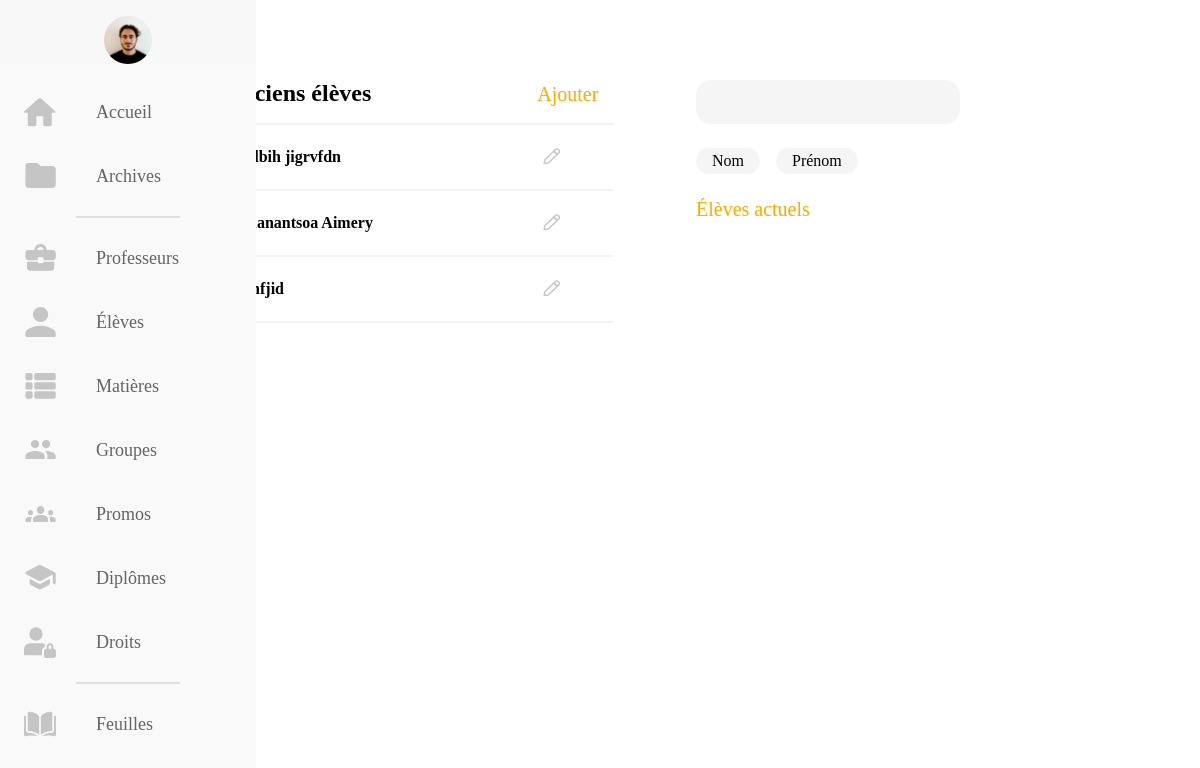
/src/asset/back-office/eleves/anciens-eleves.php (signed in), run on the app's committed database.
### tables this page shows
CREATE TABLE `user` (
  `idUser` int(11) NOT NULL,
  `codeUser` varchar(40) NOT NULL,
  `nomUser` varchar(40) NOT NULL,
  `prenomUser` varchar(40) NOT NULL,
  `mailUser` varchar(40) NOT NULL,
  `signatureUser` blob,
  `photoUser` varchar(255) NOT NULL,
  `isProf` tinyint(1) NOT NULL,
  `isAdmin` tinyint(1) NOT NULL,
  `isActualUser` tinyint(1) NOT NULL
);

### src/asset/back-office/eleves/anciens-eleves.php (the view, shortened to what this page needs)
<?php
if ( $_SESSION['isAdmin']==1 && $_SESSION['isActualUser'] == 1 ){
?>
<!DOCTYPE html>
<html lang="fr">
<head>
    <link rel="stylesheet" href="https://pro.fontawesome.com/releases/v5.15.1/css/all.css" type="text/css">
    <link rel="stylesheet" href="../../../css/profs.css">
</head>
<body>
    <?php
        include "../../client-side/connexionBDD.php";
        $stmt = $dbh->prepare("SELECT idUser, nomUser, prenomUser FROM user WHERE isProf = 0 AND isActualUser = 0 ORDER by nomUser");
        $donnees = $stmt->execute();
    ?>
<nav class="navbar">
    <ul class="navbar-nav">
      <li class="logo">
        <a href="#" class="nav-link">
        <?php if (isset($_SESSION['photoUser'])){
            ?>  <img class="" src="../../../../images-users/<?php echo $_SESSION['photoUser'] ?>"  alt=""> <?php
          }
          else { ?>
            <span class="link-text logo-text" > <?php echo $_SESSION['name'];?></span>
          <?php  } ?>
        </a>
      </li>
      <li class="nav-item">
        <a href="../home.php" class="nav-link">
        <img src="../../../img/Icons/HomeOrange.svg" alt="">
        <span class="link-text">Accueil</span>
        </a>
      </li>
      <li class="nav-item">
        <a href="../archives.php" class="nav-link">
        <img src="../../../img/Icons/FolderOrange.svg" alt="">
        <span class="link-text">Archives</span>
        </a>
      </li>
      <hr class="separator">
      <li class="nav-item">
        <a href="../profs/profs.php" class="nav-link">
        <img src="../../../img/Icons/MaletteOrange.svg" alt="">
        <span class="link-text">Professeurs</span>
        </a>
      </li>
      <li class="nav-item">
        <a href="../eleves/eleves.php" class="nav-link">
        <img src="../../../img/Icons/UserOrange.svg" alt="">
        <span class="link-text">Élèves</span>
        </a>
      </li>
      <li class="nav-item">
        <a href="../matieres/matieres.php" class="nav-link">
        <img src="../../../img/Icons/ParamsOrange.svg" alt="">
        <span class="link-text">Matières</span>
        </a>
      </li>
      <li class="nav-item">
        <a href="../groupes/groupes.php" class="nav-link">
        <img src="../../../img/Icons/2UsersOrange.svg" alt="">
        <span class="link-text">Groupes</span>
        </a>
      </li>
      <li class="nav-item">
        <a href="../promos/promos.php" class="nav-link">
        <img src="../../../img/Icons/3UsersOranges.svg" alt="">
        <span class="link-text">Promos</span>
        </a>
      </li>
      <li class="nav-item">
        <a href="../diplomes/diplomes.php" class="nav-link">
        <img src="../../../img/Icons/DiplomeOrange.svg" alt="">
        <span class="link-text">Diplômes</span>
        </a>
      </li>
      <li class="nav-item">
        <a href="../droits/droits.php" class="nav-link">
        <img src="../../../img/Icons/profile.svg" alt="">
        <span class="link-text">Droits</span>
        </a>
      </li>
      <hr class="separator">
      <li class="nav-item">
        <a href="../../../../../" class="nav-link">
        <img src="../../../img/Icons/books.svg" alt="">
        <span class="link-text">Feuilles</span>
        </a>
      </li>
    </ul>
  </nav>
        <main>
          <div id="containerList">
            <div class="containerTools">
              <h2 class="hRole">Anciens élèves</h2>
              <a href="eleves-create.php">Ajouter</a>
              <div class="filtres">
                <input class="search" placeholder="&#xF002;" />
                <div class="filtresSort">
                  <span class='sort' data-sort='nomEleves' data-default-order='asc'>Nom</span>
                  <span class='sort' data-sort='prenomEleves' data-default-order='asc'>Prénom</span>
                </div>
                <a href="eleves.php" class="links">Élèves actuels<i class="far fa-arrow-right"></i></a>
              </div>
            </div>
          <ul class="list">
        <?php
            while ($donnees = $stmt->fetch()){
        ?>
          <li class="liList">
            <div class="containerEleves">
              <span class="nomEleves"><?php echo $donnees['nomUser'] ?></span> <span class="prenomEleves"><?php echo $donnees['prenomUser'] ?></span>
            </div>
            <div class="containerActions">
              <a href="eleves-create.php?action=edit&amp;id=<?php echo $donnees['idUser']?>"><img src="../../../img/Icons/Edit.svg" alt=""></a>
              <a href="#modalWindow" class="linkModal"><i class="fal fa-plus-circle"></i></a>
            </div>
          </li>
        <?php
        }
        ?>
        </ul>
        </div>
        </main>
</body>
</html>
<?php
      }

### src/css/profs.css (style rules this page uses)
:root { --colorText: #FFA900; --colordark : #333333; --colorGrey : #878787; --colorBarre : rgba(240, 240, 240, 0.7); --colorWhite : #FFFFFF; --colorDots : #DADADA; --colorBlack: rgba(20,20,43,1); --text-primary: #23232e; --text-secondary: #141418; --text-third: #929292; --bg-primary: #f9f9f9; --bg-secondary: #f8f8f8 ; --bg-searchBar : #F5F5F5; --jauneESADD: #FAA900; --transition-speed: 600ms; --retard: #D31818; --white: white; --colorCaseGris: #F8F8F8; --colorAnnuler: #B4B4B4; }
* { outline: none; }
body { color: black; background-color: white; margin: 0; padding: 0; font-family: 'Futura PT'; }
.navbar { position: fixed; background-color: var(--bg-primary); transition: width 600ms ease; overflow: scroll; }
.navbar-nav { list-style: none; padding: 0; margin: 0; display: flex; flex-direction: column; align-items: center; height: 100%; }
.nav-item { width: 100%; }
.nav-link { display: flex; align-items: center; height: 4rem; color: var(--text-primary); text-decoration: none; filter: grayscale(100%) opacity(0.7); transition: var(--transition-speed); }
.link-text { display: none; margin-left: 1rem; font-size: 18px; font-weight: 500; }
.nav-link svg, .nav-link img { width: 2rem; min-width: 2rem; margin: 0 1.5rem; }
.logo img { width: 3rem; border-radius: 50%; margin-left:auto; margin-right: auto; margin-top: 1rem; margin-bottom: 0; }
.logo .nav-link { filter: none; }
.logo { font-weight: bold; text-transform: capitalize; margin-bottom: 1rem; text-align: center; color: var(--text-secondary); background: var(--bg-secondary); font-size: 1.5rem; width: 100%; }
main { display: flex; flex-direction: column; justify-content: center; }
.containerTools { display: flex; flex-direction: row; justify-content: space-between; align-items: baseline; }
.containerTools a { color: var(--colorText); text-decoration: none; font-size: 1.25rem; margin-right: 1rem; }
#containerList { text-align: left; }
h2 { margin:0; }
.list { list-style: none; padding:0; }
.liList { display: flex; flex-direction: row; justify-content: space-between; align-items: center; font-family: 'Futura PT Light'; font-weight: 600; height: 4rem; border-bottom: 1px solid var(--colorBarre); border-top: 1px solid var(--colorBarre); }
.liList:first-of-type { border-top: 2px solid var(--colorBarre); }
.liList:last-of-type { border-bottom: 2px solid var(--colorBarre); }
.containerActions { display: flex; flex-direction: row; justify-content: space-between; align-items: center; }
.containerActions a { width: 1.3rem; height: 1.3rem; }
.containerActions a:first-of-type { margin-right: 1rem; }
.containerActions a:nth-of-type(2) { margin-right: 1rem; text-decoration: none; }
.containerActions img { width: 100%; height: 100%; }
.fa-plus-circle { color: green; font-size: 1.3rem; }
.search { background-color: var(--bg-searchBar); border: none; border-radius: 15px; width: 14.5rem; height: 0.75rem; padding: 1rem 1rem; font-family: 'Font Awesome 5 Pro', 'Futura PT'; font-size: 1rem; }
.search::placeholder { color: var(--colorGrey); }
.filtresSort span { background-color: var(--bg-searchBar); border-radius: 15px; text-align: center; }
.links { margin-top: 1.5rem; display:block; }
.links i { margin-left: 1rem; }
@media all and (min-width: 601px) { .navbar { top: 0; width: 5rem; height: 100vh; } }
@media all and (min-width: 601px) { ul { padding:0 10rem; } }
@media all and (min-width: 601px) { .separator { width: 40%; box-shadow: none; border: 1px solid #DFDFDF; } }
@media all and (min-width: 601px) { main { margin-left: 14rem; padding: 5rem 0; } }
@media all and (min-width: 601px) { .containerTools, .list { width: 40%; } }
@media all and (min-width: 601px) { .filtres { position: absolute; right: 20vw; } }
@media all and (min-width: 601px) { .filtresSort { display:flex; flex-direction: row; align-items: baseline; margin-top: 1.5rem; } }
@media all and (min-width: 601px) { .filtresSort span { margin-right: 1rem; padding: 0.25rem 1rem; } }

### data on the page
user: prenomUser "jigrvfdn"
user: nomUser "Ramanantsoa", prenomUser "Aimery"
user: prenomUser "nfjid"
